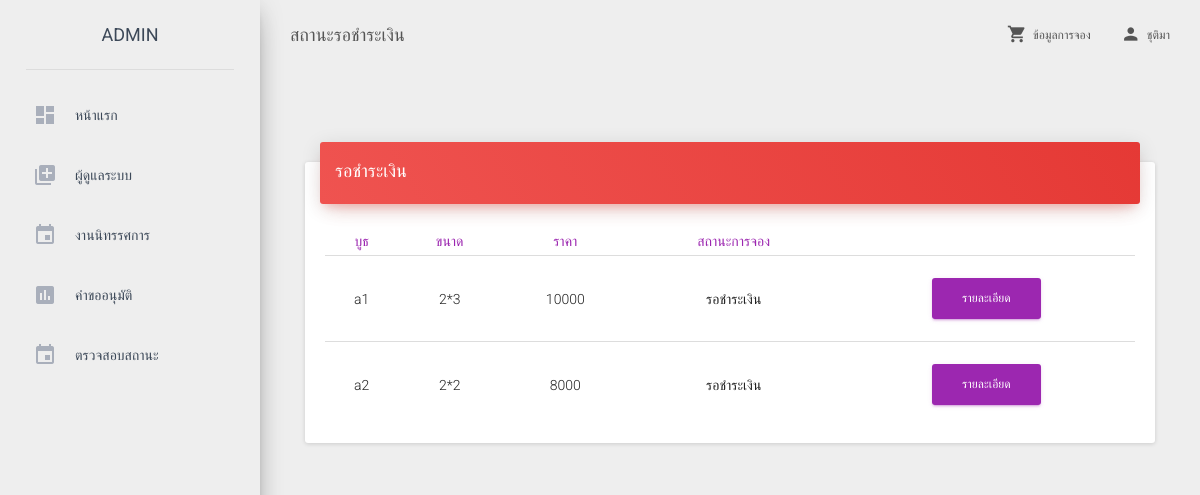
Screenshot of /admin_check_wait.php?event_id=13 (signed in) with the database file from the repository.
### tables this page shows
CREATE TABLE `booths` (
  `booth_id` int(10) UNSIGNED NOT NULL,
  `zone_id` int(10) NOT NULL,
  `b_name` varchar(100) NOT NULL,
  `size` varchar(10) NOT NULL,
  `price` varchar(10) NOT NULL,
  `status` varchar(1) NOT NULL,
  `create_by` varchar(100) NOT NULL,
  `update_by` varchar(100) NOT NULL,
  `create_at` timestamp NOT NULL DEFAULT CURRENT_TIMESTAMP ON UPDATE CURRENT_TIMESTAMP,
  `update_at` timestamp NOT NULL DEFAULT '0000-00-00 00:00:00'
);

### admin_check_wait.php (the view, shortened to what this page needs)
  <!doctype html>
  <html lang="en">
  <head>
    <link href="css/m/bootstrap.min.css" rel="stylesheet" />
    <link href="css/m/material-dashboard.css?v=1.2.0" rel="stylesheet" />
    <link href="css/m/demo.css" rel="stylesheet" />
    <link href="http://maxcdn.bootstrapcdn.com/font-awesome/latest/css/font-awesome.min.css" rel="stylesheet">
</head>
<body>
    <div class="wrapper">
        <div class="sidebar" data-color="red">
    <div class="logo">
        <a href="admin_home.php" class="simple-text">
            ADMIN
        </a>
    </div>
    <div class="sidebar-wrapper">
        <ul class="nav">
            <li>
                <a href="admin_home.php">
                    <i class="material-icons">dashboard</i>
                    <p>หน้าแรก</p>
                </a>
            </li>
            <li class="dropdown">
                <a href="admin_add_user.php">
                    <i class="material-icons">library_add</i>
                    <p>ผู้ดูแลระบบ</p>
                </a>
            </li>
            <li class="dropdown">
                <a href="#" class="dropdown-toggle" data-toggle="dropdown">
                    <i class="material-icons">event</i>
                    <p>งานนิทรรศการ</p>
                </a>
            </li>
            <li class="dropdown">
                <a href="#" class="dropdown-toggle" data-toggle="dropdown">
                    <i class="material-icons">assessment</i>
                    <p>คำขออนุมัติ</p>
                </a>
            </li>
            <li class="dropdown">
                <a href="#" class="dropdown-toggle" data-toggle="dropdown">
                    <i class="material-icons">event</i>
                    <p>ตรวจสอบสถานะ</p>
                </a>
            </li>
        </div>
    </div>
    <div class="main-panel">
        <nav class="navbar navbar-transparent navbar-absolute">
            <div class="container-fluid">
                <div class="navbar-header">
                    <a class="navbar-brand" href="admin_check_wait.php">สถานะรอชำระเงิน</a>
                </div>
                <div class="collapse navbar-collapse">
                    <ul class="nav navbar-nav navbar-right">
                        <li >
                            <a href="show.php">
                                <i class="material-icons">shopping_cart</i>
                                ข้อมูลการจอง
                            </a>
                        </li>
                        <li class="dropdown">
                            <a href="#" class="dropdown-toggle" data-toggle="dropdown">
                                <i class="material-icons">person</i>
                                <?php echo $_SESSION['Name']; ?>
                            </a>
                        </li>
                    </ul>
                </div>
            </div>
        </nav>
           <div class="content">
                <div class="container-fluid">
                    <div class="content">
                        <div class="container-fluid">
                      <?php
                      include('connect.php');
                      $id = null;
                      if(isset($_GET["event_id"]))
                      {
                        $id = $_GET["event_id"];
                    }
                    $sql = "SELECT * FROM `events` WHERE event_id = '".$id."' ";
                    $query = mysqli_query($con,$sql);
                    while ($data = mysqli_fetch_array($query) ) {?>
                        <input class='form-control' type='hidden'  name='event_id' id='event_id' value='<?php echo $data["event_id"];?>'>
        <?php
                            }
                            ?>
                            <div class="row">
                                <div class="col-md-12">
                                    <div class="card">
                                        <div class="card-header" data-background-color="red">
                                            <h4 class="title">รอชำระเงิน</h4>
                                        </div>
                                        <div class="card-content table-responsive">
                                            <table class="table">
                                                <thead class="text-primary">
                               <th><center>บูธ</center></th>
                               <th><center>ขนาด</center></th>
                               <th><center>ราคา</center></th>
                               <th><center>สถานะการจอง</center></th>
                               <th></th>
                                                </thead>
                                                <tbody>
                                                    <tr>
<?php
                             $w_sql = " SELECT booths.b_name,booths.size,booths.price,booths.status FROM booths, zones, events where booths.zone_id = zones.zone_id and zones.event_id = events.event_id and events.event_id = " . $id . " and booths.status='w'";
                             $w_query = mysqli_query($con,$w_sql);
                             while ($w_row = mysqli_fetch_array($w_query,MYSQLI_ASSOC)) {
                                ?>
                                <tr>
                                    <td><center><?php echo $w_row['b_name']; ?></center></td>
                                    <td><center><?php echo $w_row['size']; ?></center></td>
                                    <td><center><?php echo $w_row['price']; ?></center></td>
                                    <td><center><input type="hidden" name="status" value="'<?php echo $w_row['status']; ?>"'>รอชำระเงิน</td>
                                    <td><center><a href="admin_edit_document.php?event_id=<?php echo $data["event_id"];?>" class="btn btn-primary">รายละเอียด</a></center></td>
                                    <?php
                                }
                                ?>
                                                </tbody>
                                            </table>
                                        </div>
                                    </div>
                                </div>
                            </div>
                        </div>
                    </div>
                </div>
                </body>
    </html>

### rows the page displays
booths: b_name "a1", size "2*3", price "10000"
booths: b_name "a2", size "2*2", price "8000"

### other values shown
$_SESSION['Name'] "ชุติมา"
